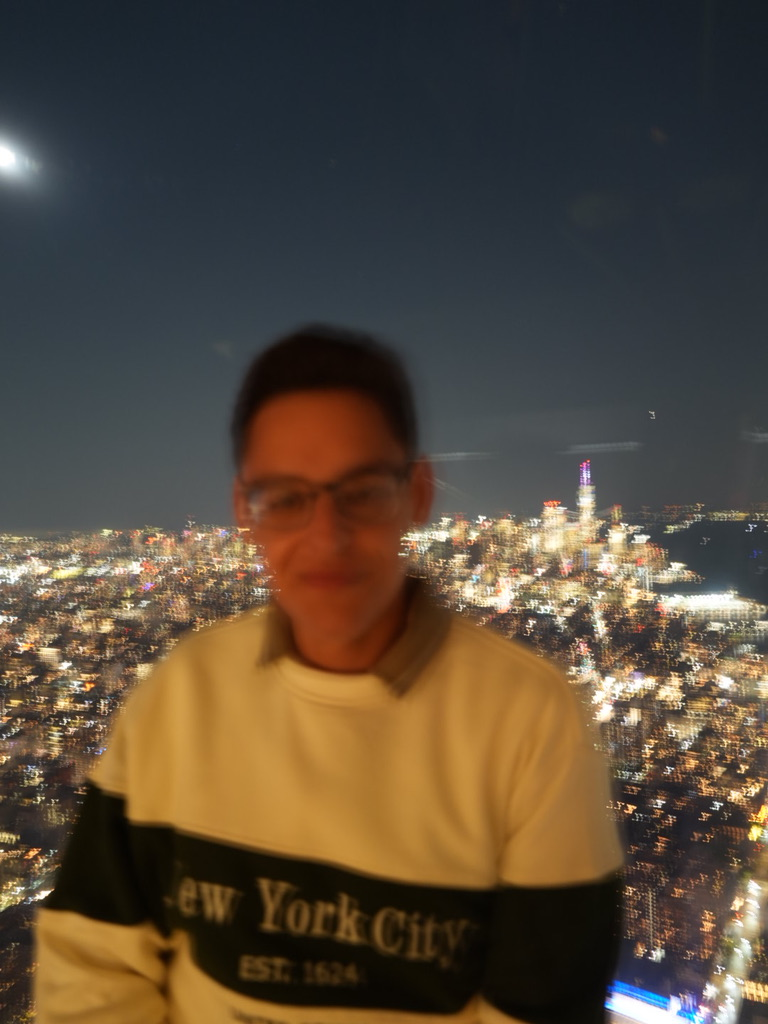
#> input picture assets/2995E953-8C0A-4B12-9569-DD4094B29C53_1_105_c.jpeg, 768 x 1024 px
$ python build_avatar_dots.py
#> lines starting #> are read from the running program, lines starting #| are printed output that depends on the picture
#!/usr/bin/env python3
"""Generates assets/avatar-dots.svg -- the profile photo rendered as a dot matrix
that draws itself in left-to-right, top-to-bottom scan order, holds, clears in the
same order, and loops.

Source image: assets/avatar.jpg  (refresh with: curl -L https://github.com/georgef166.png -o assets/avatar.jpg)
Run: python3 assets/build_avatar_dots.py
"""
import math
import os
import sys

from PIL import Image, ImageChops, ImageEnhance, ImageFilter

HERE = os.path.dirname(os.path.abspath(__file__))

# --- knobs --------------------------------------------------------------
SOURCE   = "2995E953-8C0A-4B12-9569-DD4094B29C53_1_105_c.jpeg"  # path relative to this file (or absolute)
GRID     = 70      # dots per side
CROP     = (104, 270, 564, 730)  # head-and-shoulders crop of the 768x1024 photo
SIZE     = 360     # rendered card size in px
INSET    = 16      # padding between card edge and the dot field
BG       = "#0d1117"
BORDER   = "#30363d"

CONTRAST   = 1.20
SATURATION = 1.00
BRIGHTNESS = 1.00

R_MIN, R_MAX = 0.42, 1.04   # dot radius as a fraction of half-cell
R_GAMMA      = 0.70         # <1 lifts the shadows so dark areas keep some dot
MIN_ALPHA    = 0.02         # drop dots dimmer than this (shrinks the file)
STRETCH      = (1.0, 99.0)  # percentiles mapped to black/white before sizing dots
GRAY_GAMMA   = 1.00         # <1 lifts shadows in the grayscale fill (backlit subjects)
LOCAL_GAIN   = 3.0          # >0 enables local-contrast normalisation (for backlit shots)
LOCAL_RADIUS = 40           # blur radius that defines "local" for that normalisation
VIGNETTE     = 0.85         # 0 = off; fades the corners so the face carries the frame
VIG_CENTER   = (0.50, 0.38)  # where the vignette is centred, as a fraction of the frame
VIG_INNER    = 0.30          # everything inside this radius is left at full strength

BUCKETS   = 150    # dots animate in this many staggered waves along the scan
BUILD_IN  = 3.60   # time for the portrait to draw in
HOLD      = 4.00   # time the finished portrait sits still
FADE_OUT  = 1.70   # time to clear away
REST      = 0.60   # blank beat before it redraws


def build(mode="color", out_name="avatar-dots.svg"):
#> called with mode = 'gray', out_name = 'avatar-dots.svg'
    src = SOURCE if os.path.isabs(SOURCE) else os.path.normpath(os.path.join(HERE, SOURCE))
    img = Image.open(src).convert("RGB").crop(CROP)
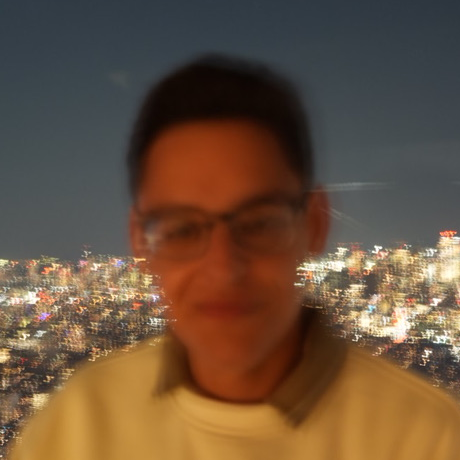
#> img: PIL image 460x460 RGB; mean R, G, B 105.9, 81.7, 61.2
    if LOCAL_GAIN:
        # subtract a heavily blurred copy: cancels the global light/dark split so a
        # face lit dimmer than its background still shows its own detail
        g = img.convert("L")
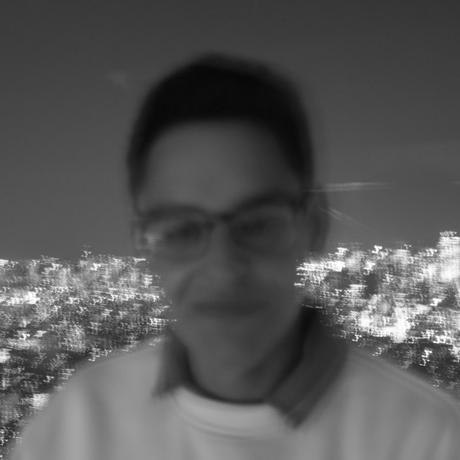
#> g: PIL image 460x460 L; min 7, max 255, mean 86.6
        blur = g.filter(ImageFilter.GaussianBlur(radius=LOCAL_RADIUS))
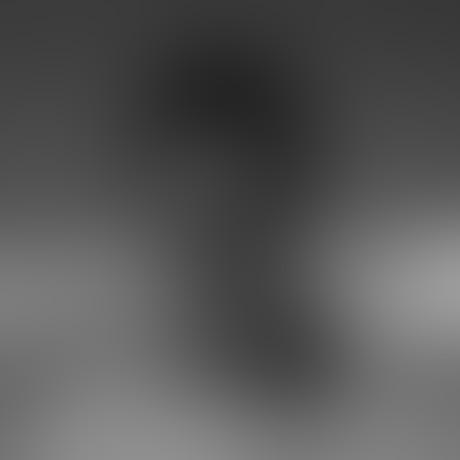
#> blur: PIL image 460x460 L; min 37, max 155, mean 86.7
        detail = ImageChops.subtract(g, blur, 1.0, 128)
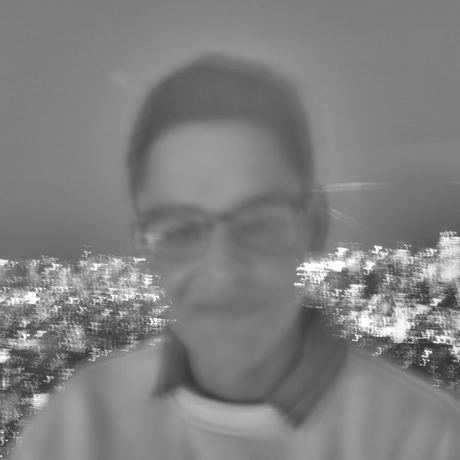
#> detail: PIL image 460x460 L; min 46, max 255, mean 127.9
        detail = ImageEnhance.Contrast(detail).enhance(LOCAL_GAIN)
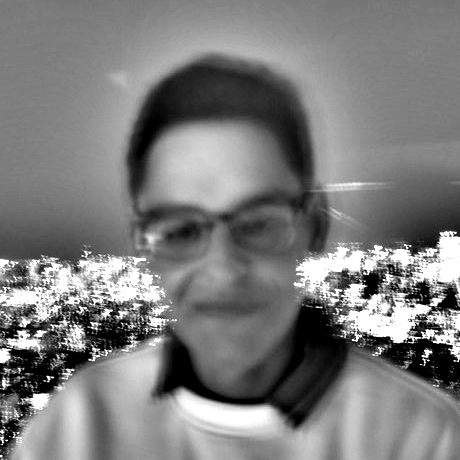
#> detail: PIL image 460x460 L; min 0, max 255, mean 124.4
        img = detail.convert("RGB")
    img = ImageEnhance.Contrast(img).enhance(CONTRAST)
    img = ImageEnhance.Color(img).enhance(SATURATION)
    img = ImageEnhance.Brightness(img).enhance(BRIGHTNESS)
    small = img.resize((GRID, GRID), Image.LANCZOS)
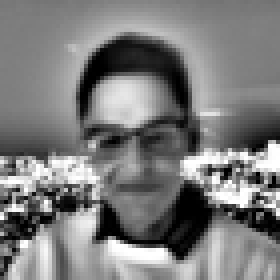
#> small: PIL image 70x70 RGB (shown 4 times larger); min 0, max 255, mean 123.9
    px = small.load()

    field = SIZE - 2 * INSET
    cell = field / GRID
    half = cell / 2

    # stretch luminance across the percentile window so dot sizes use the full range
    lums = sorted((0.2126 * px[x, y][0] + 0.7152 * px[x, y][1] + 0.0722 * px[x, y][2]) / 255
                  for y in range(GRID) for x in range(GRID))
#> lums = 4900 values from 0 to 1
    lo = lums[int(len(lums) * STRETCH[0] / 100)]
#> lo = 0
    hi = lums[min(int(len(lums) * STRETCH[1] / 100), len(lums) - 1)]
#> hi = 1
    span = max(hi - lo, 1e-6)
#> span = 1

    dots = []
    for gy in range(GRID):
        for gx in range(GRID):
            r, g, b = px[gx, gy]
            raw = (0.2126 * r + 0.7152 * g + 0.0722 * b) / 255
            lum = min(max((raw - lo) / span, 0.0), 1.0)
            if VIGNETTE:
                cx0, cy0 = VIG_CENTER[0] * (GRID - 1), VIG_CENTER[1] * (GRID - 1)
                d = math.hypot(gx - cx0, gy - cy0) / (GRID - 1)
                t = max(0.0, (d - VIG_INNER) / max(1.0 - VIG_INNER, 1e-6))
                v = max(0.0, 1.0 - VIGNETTE * t * t)
                lum *= v
                r, g, b = int(r * v), int(g * v), int(b * v)
            if lum < MIN_ALPHA:
                continue
            rad = half * (R_MIN + (R_MAX - R_MIN) * (lum ** R_GAMMA))
            cx = INSET + gx * cell + half
            cy = INSET + gy * cell + half
            if mode == "gray":
                v = int(round(255 * (lum ** GRAY_GAMMA)))
                fill = f"#{v:02x}{v:02x}{v:02x}"
            elif mode == "color":
                fill = f"#{r:02x}{g:02x}{b:02x}"
            else:
                fill = None
            dots.append((gx, gy, cx, cy, rad, fill, lum))
#> after the loop, dots = 4683 items

    # scan order: left to right within a row, top row to bottom row
    ordered = sorted(dots, key=lambda d: (d[1], d[0]))
#> ordered = 4683 items

    total = round(BUILD_IN + HOLD + FADE_OUT + REST, 3)
    n = len(ordered)
#> n = 4683
    # contiguous slices, so each wave is the next run along the scan
    waves = [ordered[i * n // BUCKETS:(i + 1) * n // BUCKETS] for i in range(BUCKETS)]
#> waves = 150 items

    p = ['<?xml version="1.0" encoding="UTF-8"?>']
    p.append(f'<svg xmlns="http://www.w3.org/2000/svg" width="{SIZE}" height="{SIZE}" '
             f'viewBox="0 0 {SIZE} {SIZE}" role="img" '
             f'aria-label="Portrait of George Farag rendered as an animated dot matrix">')
    p.append(f'<rect x="1" y="1" width="{SIZE-2}" height="{SIZE-2}" rx="14" fill="{BG}" stroke="{BORDER}"/>')
    grp_fill = '' if mode in ("color", "gray") else ' fill="#e6edf3"'
    for i, wave in enumerate(waves):
        if not wave:
            continue
        t_in = BUILD_IN * (i / BUCKETS)
        t_out = BUILD_IN + HOLD + FADE_OUT * (i / BUCKETS)
        k_in, k_out = t_in / total, t_out / total
        k_out_end = min((t_out + FADE_OUT / BUCKETS * 6) / total, 0.999)
        # opacity="1" is the static fallback: no SMIL -> the finished portrait
        p.append(f'<g opacity="1"{grp_fill}>')
        p.append(f'<animate attributeName="opacity" dur="{total}s" repeatCount="indefinite" '
                 f'values="0;0;1;1;0;0" '
                 f'keyTimes="0;{k_in:.5f};{min(k_in + 0.010, k_out):.5f};{k_out:.5f};{k_out_end:.5f};1" '
                 f'calcMode="linear"/>')
        body = []
        for _, _, cx, cy, rad, fill, _ in wave:
            f = f' fill="{fill}"' if fill else ''
            body.append(f'<circle cx="{cx:.1f}" cy="{cy:.1f}" r="{rad:.2f}"{f}/>')
        p.append("".join(body))
        p.append('</g>')
#> this loop made 150 passes
#> (t_in, t_out, k_in, k_out, k_out_end) on passes 1 to 12: (0, 7.6, 0, 0.768, 0.775), (0.024, 7.61, 0.00242, 0.769, 0.776), (0.048, 7.62, 0.00485, 0.77, 0.777), (0.072, 7.63, 0.00727, 0.771, 0.778), (0.096, 7.65, 0.0097, 0.772, 0.779), (0.12, 7.66, 0.0121, 0.773, 0.78), (0.144, 7.67, 0.0145, 0.775, 0.781), (0.168, 7.68, 0.017, 0.776, 0.783), (0.192, 7.69, 0.0194, 0.777, 0.784), (0.216, 7.7, 0.0218, 0.778, 0.785), (0.24, 7.71, 0.0242, 0.779, 0.786), (0.264, 7.72, 0.0267, 0.78, 0.787)
#> after the loop, p = 603 items
    p.append('</svg>')

    out_path = os.path.join(HERE, out_name)
    with open(out_path, "w", encoding="utf-8") as f:
        f.write("\n".join(p) + "\n")
    print(f"wrote {out_path}  ({len(dots)} dots, loop {total}s, "
          f"{os.path.getsize(out_path)//1024} KB)")
#| wrote assets/avatar-dots.svg  (4683 dots, loop 9.9s, 275 KB)


if __name__ == "__main__":
    build(mode=sys.argv[1] if len(sys.argv) > 1 else "gray",
          out_name=sys.argv[2] if len(sys.argv) > 2 else "avatar-dots.svg")
